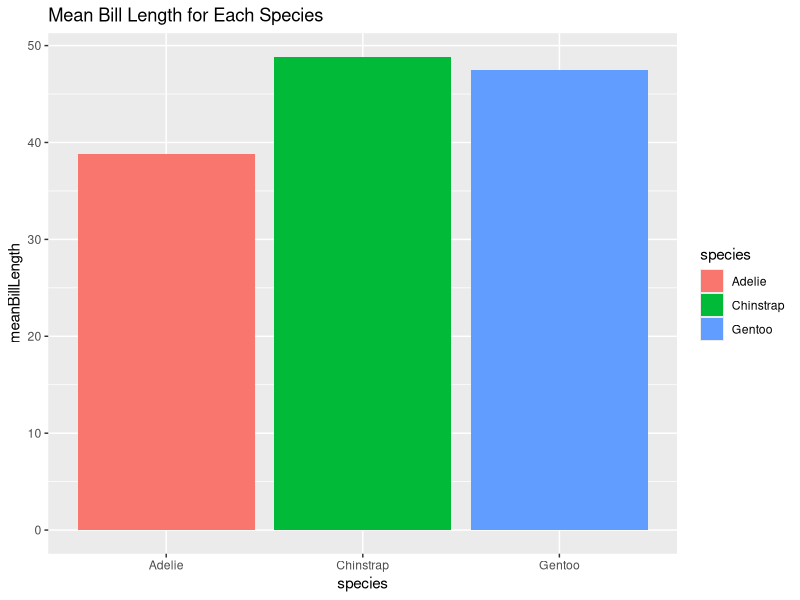

Generate this figure with R:
## ---- chunk 1
library(tidyverse)
library(palmerpenguins)

penguins |>
  group_by(species) |>
  summarise(meanBillLength = mean(bill_length_mm, na.rm = TRUE))  |>
  ggplot(
    mapping = aes(x = species, y = meanBillLength, fill = species)
  ) + 
  geom_bar(stat = "identity") +
  labs(
    title = "Mean Bill Length for Each Species"
  )
